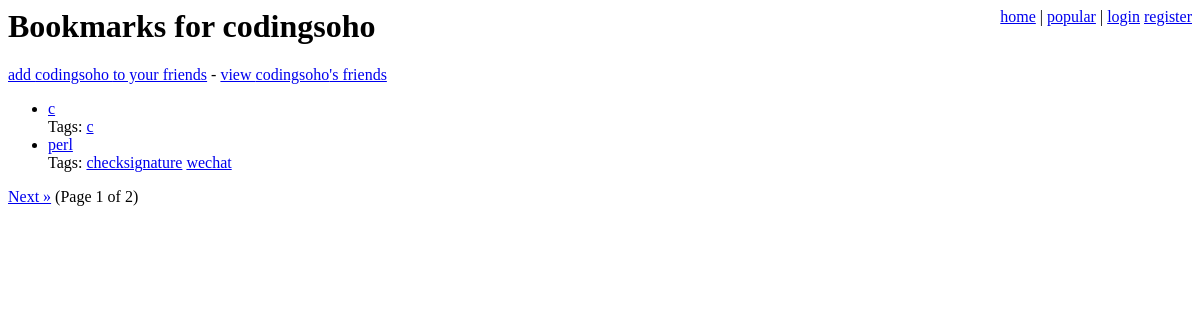
Page /user/codingsoho/ on the committed database.
### bookmarks/models.py (models this page shows, shortened)
class Bookmark(models.Model):
    title = models.CharField(max_length=200)
    user = models.ForeignKey(User)
    link = models.ForeignKey(Link)

class Tag(models.Model):
    name = models.CharField(max_length=64, unique=True)
    bookmarks = models.ManyToManyField(Bookmark)

### bookmarks/views.py (the view)
# urls.py: url(r'^user/(\w+)/$', user_page),
def user_page(request, username):
    try:
        user = User.objects.get(username=username)
    except User.DoesNotExist:
        raise Http404(u'Requested user not found.')
    user = get_object_or_404(User, username=username)
    query_set = user.bookmark_set.order_by('-id')
    paginator = Paginator(query_set, ITEMS_PER_PAGE)
    try:
        page_number = int(request.GET['page'])
    except (KeyError, ValueError):
        page_number = 1
    try:
        page = paginator.page(page_number)
    except InvalidPage:
        raise Http404
    bookmarks = page.object_list
    if request.user.is_authenticated():
        is_friend = Friendship.objects.filter(
            from_friend=request.user,
            to_friend=user
        )
    else:
        is_friend = False
    return render_to_response(
        'user_page.html',
        {
            'username': username,
            'bookmarks': bookmarks,
            'user': request.user,
            'show_tags': True,
            'show_edit': username == request.user.username,
            'show_paginator': paginator.num_pages > 1,
            'has_prev': page.has_previous(),
            'has_next': page.has_next(),
            'page': page_number,
            'pages': paginator.num_pages,
            'next_page': page_number + 1,
            'prev_page': page_number - 1,
            'is_friend': is_friend,
        }
    )

### templates/user_page.html (shortened to what this page needs)
{% extends "base.html" %}
{% block head %}Bookmarks for {{ username }}{% endblock %}
{% block content %}
    {% ifequal user.username username %}
        <a href="/friends/{{ username }}/">view your friends</a>
    {% else %}
        {% if is_friend %}
            <a href="/friends/{{ user.username }}/">{{ username }} is a friend of yours</a>
        {% else %}
            <a href="/friend/add/?username={{ username }}">add {{ username }} to your friends</a>
        {% endif %}
        - <a href="/friends/{{ username }}/">view {{username }}'s friends</a>
    {% endifequal %}
    {% include "bookmark_list.html" %}
{% endblock %}

### templates/bookmark_list.html (shortened to what this page needs)
{% if bookmarks %}
    <ul class="bookmarks">
        {% for bookmark in bookmarks %}
        <li>
            <a href="{{ bookmark.link.url }}" class="title">
            {{ bookmark.title }}</a>
            <br>
            {% if show_tags %}
                Tags:
                {% if bookmark.tag_set.all %}
                    <ul class="tags">
                    {% for tag in bookmark.tag_set.all %}
                        <li>
                            <a href="/tag/{{ tag.name }}/">{{ tag.name|urlencode }}</a>
                        </li>
                    {% endfor %}
                    </ul>
                {% else %}
                    None.
                {% endif %}
                <br />
            {% endif %}
        </li>
        {% endfor %}
    </ul>
    {% if show_paginator %}
        <div class="paginator">
            {% if has_next %}
                <a href="?page={{ next_page }}">Next &raquo;</a>
            {% endif %}
            (Page {{ page }} of {{ pages }})
        </div>
    {% endif %}
{% else %}
    <p>No bookmarks found.</p>
{% endif %}

### csblog/site_media/style.css (style rules this page uses)
ul.tags, ul.tags li { display: inline; margin: 0; padding: 0; }

### rows in the picture
Bookmark: title "c"
Tag: name|urlencode "c"
Bookmark: title "perl"
Tag: name|urlencode "checksignature"
Tag: name|urlencode "wechat"

### other values in the picture
{{ username }} "codingsoho"
{{ page }} "1"
{{ pages }} "2"
